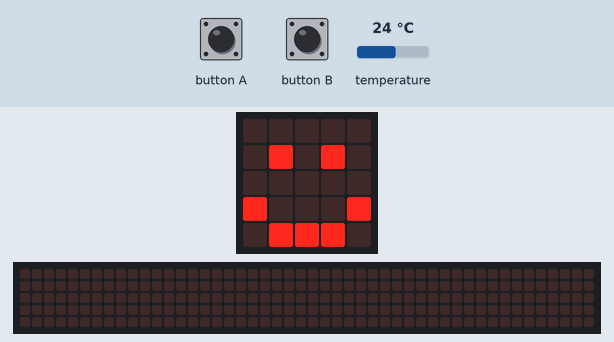
The program below on a simulated BBC micro:bit running MicroPython. On the bench: the board's 5×5 LED display, a strip that is not on the board, showing the scrolling text unrolled. Inputs (shaded band) come from the test bench; at power-on: temperature 24 °C. The 48×5 strip is a reading aid, not a part: it shows the text the display is scrolling, unrolled, one strip-width of it at a time.

Above: at 1.2 s.
1.3 s: button A pressed for 0.15 s
At 1.37 s:
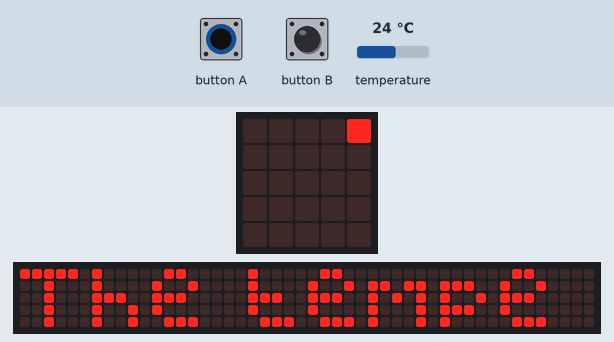
At 15.62 s:
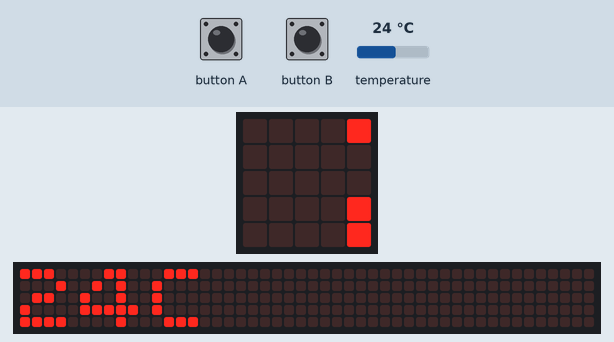

Measured:
- after the input at 1.3 s, the display: changes at once (image 1)

The program:

main.py
```python
"""
Created by: Jack
Created on: Sep 2023
This module is a Micro:bit MicroPython program
"""

from microbit import *


# variable for microbit temperature
microbit_temperature = 0

display.clear()
display.show(Image.HAPPY)

while True:
    if button_a.is_pressed():
        microbit_temperature = temperature()
        display.scroll(str("The temperature is:"))
        display.scroll(str(microbit_temperature) + ("C"))
```
